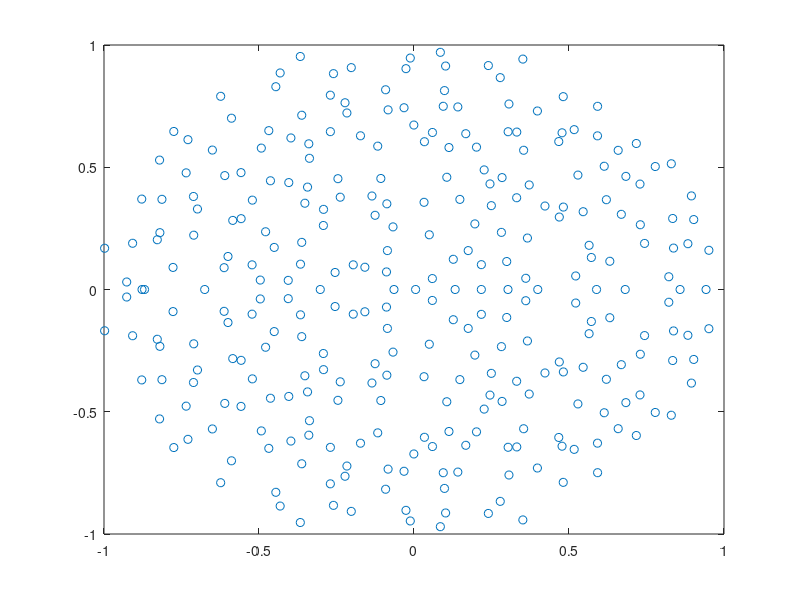

The MATLAB script that drew this image: (Note: this script raises an error after producing the figure.)
close all
clear
clc

% Sompolinsky 1988 chaotic rate network integrated with ode45
%   dx_i/dt = -x_i + sum_j J_ij * tanh(x_j)
%   J_ij ~ N(0, g^2 / n), choose g slightly > 1 for weak chaos

rng(3); % reproducibility

% Lyapunov method selection
Lya_method = 'benettin'; % 'benettin', 'qr', or 'none'
plot_entropy_rate = false; % true: plot entropy production rate, false: plot full spectrum

% Parameters
n = 300;      % n
g = 1;              % gain (slightly chaotic when > 1)
fs = 100;          % sampling frequency (Hz)
dt = 1/fs;
tspan = [0, 100];       % seconds
t = linspace(tspan(1), tspan(2), (tspan(2)-tspan(1))*fs+1)'; % time vector

eig_J_times = 20:50:tspan(2);

nt = length(t);
m = 0.5; % negative feedback
mu_E = 0;
mu_I = 0;
M = [mu_E.*ones(n,n/2), mu_I.*ones(n,n/2)];
% Connectivity: Gaussian with mean 0 and variance g^2/n
J = (g / sqrt(n)) * (randn(n, n)+M); 
J = J-mean(J(:)); % mean zero
J=J-mean(J,2)./n; % row sum to zero

eigJ = eig(J);
figure(1)
plot(real(eigJ),imag(eigJ),'o')

% External input stimulus (n x time)
u = zeros(n, nt); % User can customize this as needed

stim_change_interval = 100;
% Calculate number of time steps per stimulus and number of stimuli needed
steps_per_stim = round(stim_change_interval * fs);
num_stimuli = ceil(nt / steps_per_stim);

% Pre-generate all stimulus vectors
amp = 0;
stim_vectors = amp .* randn(n, num_stimuli);
stim_vectors(rand(n, num_stimuli)>0.15) = 0;
% stim_vectors(:,1) = 0;


% Fill u with the pre-generated stimulus vectors using a for loop
for i = 1:num_stimuli
    start_idx = (i-1) * steps_per_stim + 1;
    end_idx = min(i * steps_per_stim, nt);
    u(:, start_idx:end_idx) = repmat(stim_vectors(:, i), 1, end_idx - start_idx + 1);
end

% Initial condition (small random perturbation)
x0 = 0+0.25 * randn(n, 1);

% ODE right-hand side (now with external stimulus)
rhs = @(t_current, x) rhs_somp(t_current, x, t, u, J, m);

% Integrate
opts = odeset('RelTol', 1e-8, 'AbsTol', 1e-8, 'MaxStep', dt);
[t_out, X] = ode45(rhs, t, x0, opts);

%% Compute Lyapunov exponent(s)
params.n = n;
params.J = J;
params.m = m;
N_sys_eqs = n;
T = tspan;
ode_solver = @ode45;

lya_results = struct();

if ~strcmpi(Lya_method, 'none')
    % Adjust lya_dt based on method: QR needs longer interval
    if strcmpi(Lya_method, 'qr')
        lya_dt = 0.1;  % Longer interval for QR method
    else
        lya_dt = 5*dt;   % Standard interval for Benettin
    end
    lya_fs = 1/lya_dt;
    
    switch lower(Lya_method)
        case 'benettin'
            fprintf('Computing largest Lyapunov exponent using Benettin''s algorithm...\n');
            d0 = 1e-3;
            [LLE, local_lya, finite_lya, t_lya] = benettin_algorithm(X, t_out, dt, fs, d0, T, lya_dt, params, opts, @rhs_somp_wrapper, t, u, ode_solver);
            fprintf('Largest Lyapunov Exponent: %.4f\n', LLE);
            lya_results.LLE = LLE; 
            lya_results.local_lya = local_lya; 
            lya_results.finite_lya = finite_lya; 
            lya_results.t_lya = t_lya;
            
        case 'qr'
            fprintf('Computing full Lyapunov spectrum using QR decomposition method...\n');
            [LE_spectrum, local_LE_spectrum_t, finite_LE_spectrum_t, t_lya] = lyapunov_spectrum_qr(X, t_out, lya_dt, params, ode_solver, opts, @rhs_somp_Jacobian, T, N_sys_eqs, fs);
            fprintf('Largest Lyapunov Exponent: %.4f\n', LE_spectrum(1));
            fprintf('Lyapunov Dimension: %.2f\n', compute_kaplan_yorke_dimension(LE_spectrum));
            lya_results.LE_spectrum = LE_spectrum; 
            lya_results.local_LE_spectrum_t = local_LE_spectrum_t; 
            lya_results.finite_LE_spectrum_t = finite_LE_spectrum_t; 
            lya_results.t_lya = t_lya; 
            lya_results.N_sys_eqs = N_sys_eqs;
            
        otherwise
            error('Unknown Lyapunov method: %s. Use ''benettin'', ''qr'', or ''none''.', Lya_method);
    end
end

%% Plots
% Plot: activity over time (all neurons)
figure(2);
set(2,'Color', 'w')
set(gcf,'Position',[-2302         726        1574         543])
imagesc(t_out, 1:n, X.');
axis xy tight
colormap turbo
colorbar
xlabel('Time (s)')
ylabel('Neuron index')
% title(sprintf('Sompolinsky network dynamics (n = %d, g = %.2f)', n, g))

% Also show trajectories of a subset of neurons and Lyapunov exponent(s)
if ~strcmpi(Lya_method, 'none')
    figure(3);
    clf;
    set(gcf,'Position',[-2244          82        1340         1000])

    % Subplot 1: External input stimulus
    subplot(3,1,1)
    plot(t,u')
    xlabel('Time (s)')
    ylabel('Stimulus u(t)')
    ylim(1.2*ylim);

    % Subplot 2: Sample neuron trajectories
    subplot(3,1,2)
    numToShow = n
    plot(t_out, X(:, 1:numToShow))
    xlabel('Time (s)')
    ylabel('Dendritic activity, x(t)')

    % Subplot 3: Lyapunov exponent(s)
    subplot(3,1,3)
    
    if strcmpi(Lya_method, 'benettin')
        % Plot for Benettin's method (single exponent)
        [bL,aL] = butter(3,0.05/(lya_fs/2),'low');
        local_lya_filt = filtfilt(bL,aL,lya_results.local_lya);
        
        plot(lya_results.t_lya, lya_results.local_lya, 'LineWidth', 1.5)
        hold on
        plot(lya_results.t_lya, local_lya_filt,'LineWidth',1.5)
        yline(lya_results.LLE, '--r', 'LineWidth', 2)
        xlabel('Time (s)')
        ylabel('Local Lyapunov Exponent')
        title(sprintf('Local Lyapunov Exponent (LLE = %.4f)', lya_results.LLE))
        legend('Local', 'Filtered', 'Mean LLE', 'Location', 'best')
        
    elseif strcmpi(Lya_method, 'qr')
        % Plot for QR method (full spectrum or entropy production rate)
        if plot_entropy_rate
            % Compute local entropy production rate (sum of positive Lyapunov exponents)
            % Convert from nats/s to bits/s by multiplying by 1/ln(2)
            nats_to_bits = 1/log(2);
            local_entropy_rate = sum(max(lya_results.local_LE_spectrum_t, 0), 2) * nats_to_bits;
            mean_entropy_rate = sum(max(lya_results.LE_spectrum, 0)) * nats_to_bits;
            
            % Plot entropy production rate
            plot(lya_results.t_lya, local_entropy_rate, 'b', 'LineWidth', 1.5)
            hold on
            yline(mean_entropy_rate, '--r', 'LineWidth', 2)
            yline(0, '--k', 'LineWidth', 1)
            xlabel('Time (s)')
            ylabel('Entropy Production (bits/s)')
            legend('Local Entropy Rate', sprintf('Mean = %.3f bits/s', mean_entropy_rate), 'Location', 'best')
        else
            % Plot full spectrum (original behavior)
            plot(lya_results.t_lya, lya_results.local_LE_spectrum_t, 'LineWidth', 1)
            hold on
            % Highlight the largest exponent
            plot(lya_results.t_lya, lya_results.local_LE_spectrum_t(:,1), 'r', 'LineWidth', 1)
            yline(0, '--k', 'LineWidth', 1)
            xlabel('Time (s)')
            ylabel('Lyapunov Exponents')

            % title(sprintf('Lyapunov Spectrum (LLE = %.4f)', lya_results.LE_spectrum(1)))
            legend_entries = cell(1, min(5, lya_results.N_sys_eqs));
            for i = 1:min(5, lya_results.N_sys_eqs)
                legend_entries{i} = sprintf('\\lambda_%d = %.3f', i, lya_results.LE_spectrum(i));
            end
            legend(legend_entries, 'Location', 'best')
        end
    end
end

%% Plot: Eigenvalue distribution of Jacobian at different times
figure(4);
clf;
set(gcf, 'Color', 'w')

num_times = length(eig_J_times);
set(gcf, 'Position', [-2302, 100, 400*num_times, 400])

for i = 1:num_times
    % Find closest time index in t_out
    [~, time_idx] = min(abs(t_out - eig_J_times(i)));
    actual_time = t_out(time_idx);
    
    % Extract state at this time
    x_t = X(time_idx, :)';
    
    % Compute Jacobian at this state
    J_jac = rhs_somp_Jacobian(actual_time, x_t, params);
    
    % Compute eigenvalues
    eig_J_t = eig(J_jac);
    
    % Create subplot
    subplot(1, num_times, i)
    hold on
    
    % Plot unit circle
    theta = linspace(0, 2*pi, 100);
    plot(cos(theta), sin(theta), 'k--', 'LineWidth', 1)
    
    % Plot axis lines at 0
    xline(0, 'k-', 'LineWidth', 0.5)
    yline(0, 'k-', 'LineWidth', 0.5)
    
    % Plot eigenvalues
    plot(real(eig_J_t), imag(eig_J_t), 'o', 'MarkerSize', 8, ...
         'MarkerFaceColor', [0.2 0.4 0.8], 'MarkerEdgeColor', 'k', 'LineWidth', 1)
    
    % Format subplot
    axis equal

    xlabel('Real')
    ylabel('Imaginary')
    title(sprintf('t = %.0f s', actual_time))
    
    % Set axis limits to show unit circle nicely
    max_val = max(abs(eig_J_t));
    lim = max(1.2, max_val * 1.1);
    xlim([-lim, lim])
    ylim([-lim, lim])
end

sgtitle('Eigenvalue Distribution of Jacobian')

%% Subfunction: ODE right-hand side with external stimulus
function dx_dt = rhs_somp(t_current, x, t_vec, u, J, m)
    % Persistent variables for efficient interpolation
    persistent u_interpolant t_vec_last;
    
    % Create or update griddedInterpolant if time vector has changed
    if isempty(u_interpolant) || isempty(t_vec_last) || ...
       numel(t_vec_last) ~= numel(t_vec) || t_vec_last(1) ~= t_vec(1) || t_vec_last(end) ~= t_vec(end)
        
        % Use 'linear' interpolation and 'none' for extrapolation
        % This returns NaN for out-of-bounds queries to catch errors
        u_interpolant = griddedInterpolant(t_vec, u', 'linear', 'none');
        t_vec_last = t_vec;
    end
    
    % Interpolate u at current time (u_interpolant returns 1 x n, transpose to n x 1)
    u_t = u_interpolant(t_current)';
    
    % Compute derivative: dx/dt = -x + J * relu(x) + u(t)
    % relu with saturation at 5
    % dx_dt = 0.5-m.*x + J * min(max(x, 0), 1) + u_t;
    % dx_dt = -m.*x + J * tanh(max(x, 0)) + u_t;
    dx_dt = -m.*x + J * tanh(x) + u_t;
end

%% Wrapper function for benettin_algorithm
function dx_dt = rhs_somp_wrapper(tt, XX, t_ex, u_ex, params)
    dx_dt = rhs_somp(tt, XX, t_ex, u_ex, params.J, params.m);
end

%% Jacobian function for lyapunov_spectrum_qr
function J_jac = rhs_somp_Jacobian(tt, x, params)
    % Jacobian of dx/dt = -m*x + J*tanh(x) + u(t)
    % d/dx[tanh(x)] = sech(x)^2 = 1 - tanh(x)^2
    % J_jac = -m*I + J * diag(1 - tanh(x).^2)
    n = params.n;
    J_jac = -params.m * eye(n) + params.J * diag(1 - tanh(x).^2);
end

%% Helper function to compute Kaplan-Yorke dimension
function D_KY = compute_kaplan_yorke_dimension(lambda)
    % Compute Kaplan-Yorke (Lyapunov) dimension from spectrum
    % lambda: sorted Lyapunov exponents (descending order)
    
    lambda = sort(lambda, 'descend');
    cumsum_lambda = cumsum(lambda);
    
    % Find largest j such that sum of first j exponents is non-negative
    j = find(cumsum_lambda >= 0, 1, 'last');
    
    if isempty(j)
        D_KY = 0;
    elseif j == length(lambda)
        D_KY = length(lambda);
    else
        D_KY = j + cumsum_lambda(j) / abs(lambda(j+1));
    end
end
